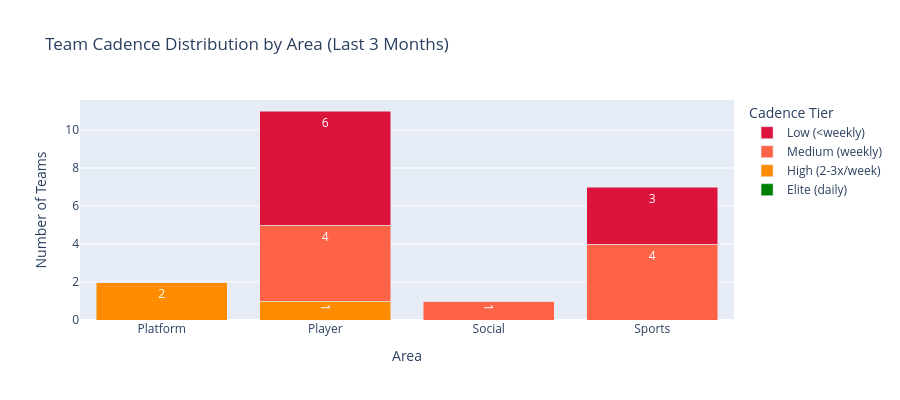

Here is the notebook cell this chart was saved with:
### Code cell
# Stacked bar: Team cadence distribution by area
tier_colors = {'Elite': 'green', 'High': '#FF8C00', 'Medium': '#FF6347', 'Low': '#DC143C'}
tier_order = ['Elite', 'High', 'Medium', 'Low']
tier_labels = {
    'Elite': 'Elite (daily)',
    'High': 'High (2-3x/week)',
    'Medium': 'Medium (weekly)',
    'Low': 'Low (<weekly)'
}

areas = area_tier_counts.index.tolist()

fig = go.Figure()
for tier in tier_order:
    fig.add_trace(go.Bar(
        name=tier_labels[tier],
        x=areas,
        y=area_tier_counts[tier],
        marker_color=tier_colors[tier],
        text=area_tier_counts[tier].apply(lambda x: str(int(x)) if x > 0 else ''),
        textposition='inside',
        textfont=dict(color='white', size=12)
    ))

fig.update_layout(
    barmode='stack',
    title='Team Cadence Distribution by Area (Last 3 Months)',
    xaxis_title='Area',
    yaxis_title='Number of Teams',
    legend_title='Cadence Tier',
    height=400
)
fig.show()

# Show team table
print("\nTeams by Area and Cadence Tier:")
print("=" * 70)
team_table = df_area_team_cadence[['area', 'team_name', 'cadence_pct', 'cadence_tier']].copy()
team_table = team_table.sort_values(['area', 'cadence_pct'], ascending=[True, False])
team_table.columns = ['Area', 'Team', 'Cadence %', 'Tier']
display(team_table.reset_index(drop=True))

### Figure 1 — Plotly figure (JSON) as saved in the notebook; plotly's stock layout.template omitted (floating-point values rounded to 4 significant figures)
{"data": [{"marker": {"color": "green"}, "name": "Elite (daily)", "text": ["", "", "", ""], "textfont": {"color": "white", "size": 12}, "textposition": "inside", "type": "bar", "x": ["Platform", "Player", "Social", "Sports"], "y": [0, 0, 0, 0]}, {"marker": {"color": "#FF8C00"}, "name": "High (2-3x/week)", "text": ["2", "1", "", ""], "textfont": {"color": "white", "size": 12}, "textposition": "inside", "type": "bar", "x": ["Platform", "Player", "Social", "Sports"], "y": [2, 1, 0, 0]}, {"marker": {"color": "#FF6347"}, "name": "Medium (weekly)", "text": ["", "4", "1", "4"], "textfont": {"color": "white", "size": 12}, "textposition": "inside", "type": "bar", "x": ["Platform", "Player", "Social", "Sports"], "y": [0, 4, 1, 4]}, {"marker": {"color": "#DC143C"}, "name": "Low (<weekly)", "text": ["", "6", "", "3"], "textfont": {"color": "white", "size": 12}, "textposition": "inside", "type": "bar", "x": ["Platform", "Player", "Social", "Sports"], "y": [0, 6, 0, 3]}], "layout": {"barmode": "stack", "height": 400, "legend": {"title": {"text": "Cadence Tier"}}, "title": {"text": "Team Cadence Distribution by Area (Last 3 Months)"}, "xaxis": {"title": {"text": "Area"}}, "yaxis": {"title": {"text": "Number of Teams"}}}}
